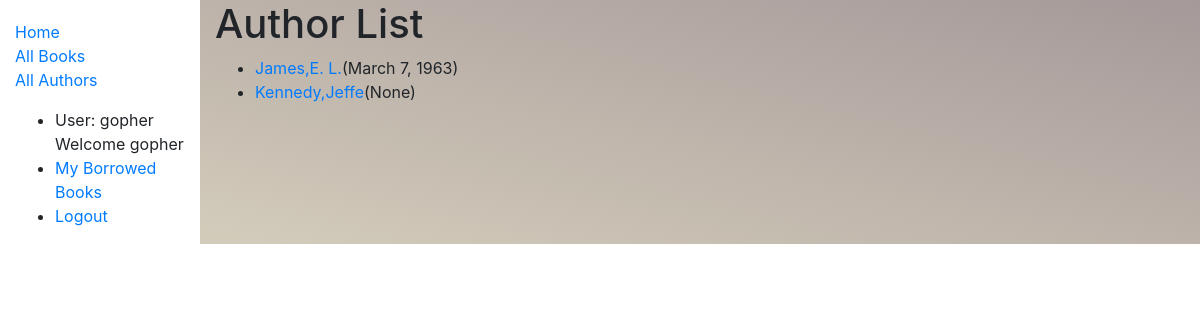
/catalog/authors/ (signed in), run on the app's committed database.
### catalog/models.py (models this page shows, shortened)
class Author(models.Model):
	first_name = models.CharField(max_length=100)
	last_name = models.CharField(max_length=100)
	date_of_birth = models.DateField(null=True, blank=True)
	date_of_death = models.DateField('Died', null=True, blank=True)
	class Meta:
		ordering = ['last_name', 'first_name']
	def get_absolute_url(self):
		return reverse('author-detail',args=[str(self.id)])

### catalog/views.py (the view)
# urls.py: path('authors/', views.AuthorListView.as_view(),  name = 'authors'),
class AuthorListView(generic.ListView):
		model = Author
		context_object_name = 'author_list'
		queryset = Author.objects.all()
		template_name = 'authors/author_list.html'
		def get_context_data(self, **kwargs):
			context = super(AuthorListView, self).get_context_data(**kwargs)
			return context

### catalog/templates/catalog/author_list.html
{% extends "base_generic.html" %}
{% block content  %}
	<h1>Author List</h1>
	{% if author_list %}
	<ul>
		{% for author in author_list  %}
			<li>
				<a href="{{ author.get_absolute_url }}">{{ author.last_name }},{{author.first_name}}</a>({{author.date_of_birth}})
			</li>
		{% endfor %}
	</ul>
	{% else %}
			<p>There are No authors in the Library</p>
	{% endif %}
{% endblock  %}

### catalog/templates/base_generic.html (shortened to what this page needs)
<!DOCTYPE html>
<head>
	<link rel="stylesheet" href="https://stackpath.bootstrapcdn.com/bootstrap/4.1.3/css/bootstrap.min.css">
	{% load static %}
	<link rel="stylesheet" type="text/css" media="screen" href="{% static 'css/main.css' %} " />
</head>
<body>
	<div class="container-fluid">
		<div class="row">
			<div class="col-sm-2">
				{% block sidebar %}
					<ul class="sidebar-nav">
						<li> <a href="{% url 'index' %}">Home </a></li>
						<li><a href="{% url 'books' %}">All Books</a></li>
						<li><a href="{% url 'authors'%}">All Authors</a></li>
					</ul>
					<ul>
						{% if user.is_authenticated %}
						<li> User: {{user.get_username}}  Welcome {{user.get_username}}</li>
							<li><a href="{% url 'my-borrowed' %}">My Borrowed Books</a></li>
							<li><a href="{% url 'logout' %}?next={{request.path}}">Logout</a></li>
							{% else %}
								<li><a href="{% url 'login' %}?next={{ request.path }}">Login</a></li>
							{% endif %}
					</ul>
				{% endblock %}
			</div>
			<div class="col-sm-10" style="background-image: linear-gradient(to right top, rgba(112, 87, 30, 0.3), rgba(30, 0, 0, 0.4));">{% block content %}{% endblock %}</div>
		</div>
	</div>
</body>

### catalog/static/css/main.css (style rules this page uses)
.sidebar-nav { margin-top: 20px; padding: 0; list-style: none; }

### data on the page
Author: last_name "James", first_name "E. L.", date_of_birth "March 7, 1963"
Author: last_name "Kennedy", first_name "Jeffe", date_of_birth "None"

### other printed values
{{ user.get_username }} "gopher"
